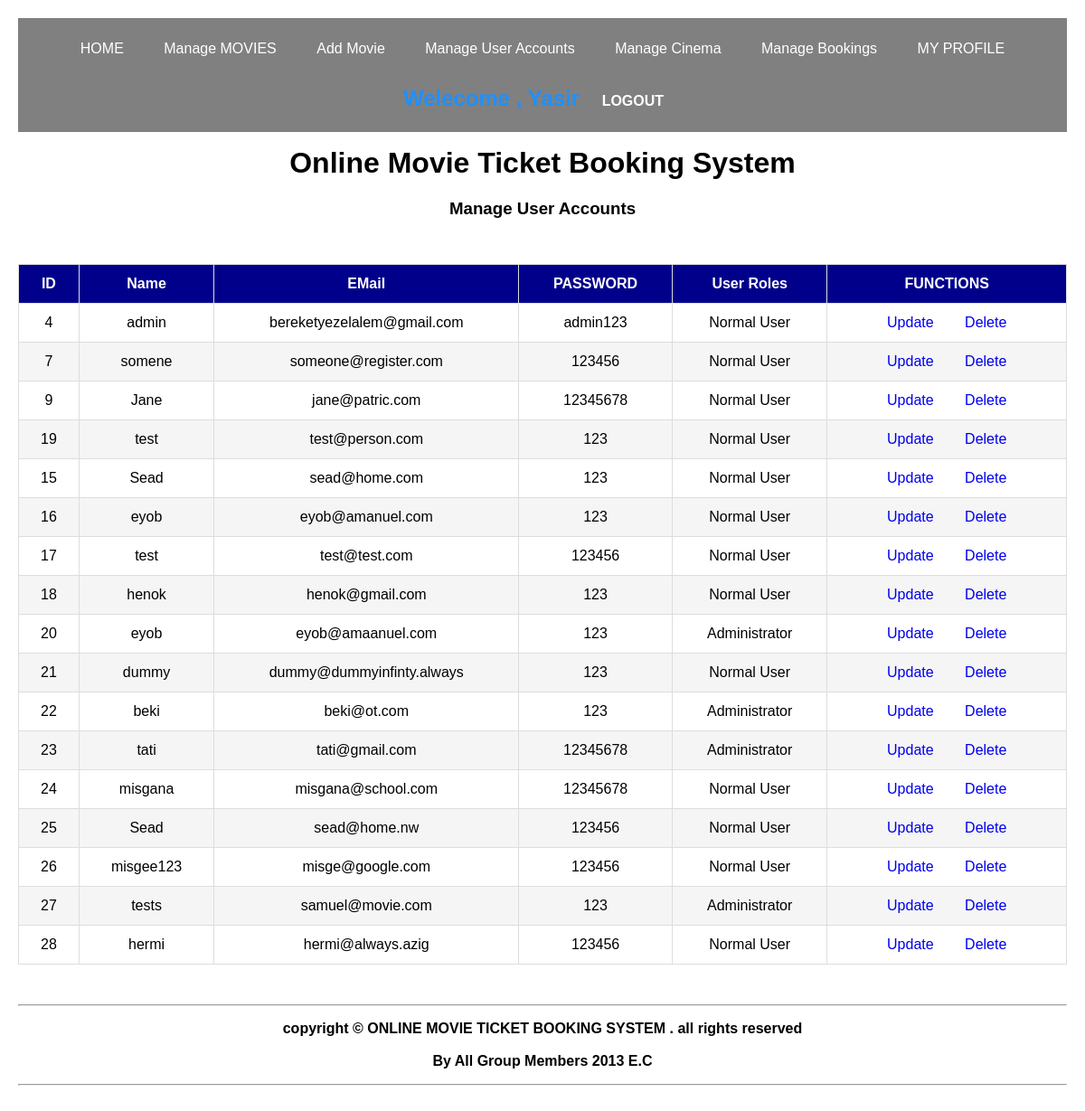
The page /crud (signed in) on the database its author committed.
### tables this page shows
CREATE TABLE IF NOT EXISTS `users` (
  `id` int(11) NOT NULL AUTO_INCREMENT,
  `username` varchar(255) NOT NULL,
  `email` varchar(255) NOT NULL,
  `passwords` varchar(255) NOT NULL,
  `role` int(11) NOT NULL DEFAULT '0',
  PRIMARY KEY (`id`)
);

### crud/index.php (the view, shortened to what this page needs)
<?php
include 'includes/functions.php';
include 'theme/header.php'
?>
<!DOCTYPE html>
<html lang="en">
<head>
    <link rel="stylesheet" type="text/css" href="../styles/datatables.css">
</head>
<body>
    <center>
        <h1>Online Movie Ticket Booking System</h1>
        <h3 style="margin-bottom: 50px;">Manage User Accounts</h3>
    </center>
    <?php
    $query = "SELECT * FROM users";
    ?>
    <table class="datatable">
        <thead>
            <th> ID </th>
            <th> Name </th>
            <th> EMail </th>
            <th> PASSWORD </th>
            <th> User Roles </th>
            <th> FUNCTIONS </th>
        </thead>
        <tbody>
            <?php
            if ($result = $mysqli->query($query)) {
                while ($row = $result->fetch_assoc()) {
                    $id = $row["id"];
                    $username = $row["username"];
                    $email = $row["email"];
                    $password = $row["passwords"];
                    if ($row['role'] == 0) {
                        $role = "Normal User";
                    } else {
                        $role = "Administrator";
                    }
                    if ($row['id'] == $_SESSION['id']) continue;
                    echo '<tr>
                  <td>' . $id . '</td>
                  <td>' . $username . '</td>
                  <td>' . $email . '</td>
                  <td>' . $password . '</td>
                   <td>' . $role . '</td>
                    <td>
                   <a class="fun" href="update.php?id=' . $id . '&role=' . $row['role'] . '"> Update </a>
                    <a class="fun" href="delete.php?id=' . $id . '"> Delete </a>
                    </td>
                  </tr>';
                }
            }
            ?>
        </tbody>
    </table>
    <?php include './theme/footer-scripts.php'; ?>
</body>
</html>

### crud/theme/header.php (shortened to what this page needs)
<?php
$welcome = "Welecome , " . $_SESSION['username'];
?>
<header>
    <div class="navigation">
        <nav>
            <div class="bar">
                <center>
                    <ul>
                        <li> <a href="/movie/movie.php">HOME</a> </li>
                        <li><a href="/movie/crud/movies/movies_list.php">Manage MOVIES</a></li>
                        <li><a href="/movie/crud/movies/addmovie.php">Add Movie</a></li>
                        <li><a href="/movie/crud/index.php">Manage User Accounts</a></li>
                        <li><a href="/movie/crud/cinema/cinema_list.php">Manage Cinema</a></li>
                        <li><a href="/movie/crud/book/booking_list.php">Manage Bookings</a></li>
                        <li><a href="/movie/profile.php">MY PROFILE</a></li>
                        <li><b><?php echo $welcome ?><b></li>
                        <li><a href="/movie/login/logout.php">LOGOUT</a></li>
                    </ul>
                </center>
            </div>
        </nav>
    </div>
</header>

### crud/theme/footer-scripts.php
<footer>
    <center>
        <br><br><hr>
        <p class="copyright">
            copyright &copy; ONLINE MOVIE TICKET BOOKING SYSTEM
            <span id="date"></span>. all rights reserved <br> <br> By All Group Members 2013 E.C
        </p>
        <hr>
    </center>
</footer>

### styles/datatables.css (style rules this page uses)
body { margin: 0px; padding: 20px; font-family: sans-serif; }
* { box-sizing: border-box; }
.datatable { width: 100%; border-collapse: collapse; }
.datatable td,.datatable th { padding: 12px 15px; border: 1px solid #ddd; text-align: center; font-size: 16px; }
.datatable th { background-color: darkblue; color: #fff; }
.datatable tbody tr:nth-child(even) { background-color: #f5f5f5; }
a { margin: 15px; text-decoration: none; }

### crud/theme/header.php (style rules this page uses)
header { margin: 0; }
.bar { font: bold; background: red; }
nav { background: green; }
ul { margin-top: 0; margin-left: 0; padding: 5px; background: gray; }
li { color: white; display: inline-block; text-decoration: none; }
li a { color: white; display: block; padding: 5px; text-decoration: none; }
li b { color: dodgerblue; font-size: x-large; font: bold; }
ul { float: right; }

### rows shown on the page
users: id "4", username "admin", email "bereketyezelalem@gmail.com", passwords "admin123", role "Normal User"
users: id "7", username "somene", email "someone@register.com", passwords "123456", role "Normal User"
users: id "9", username "Jane", email "jane@patric.com", passwords "12345678", role "Normal User"
users: id "19", username "test", email "test@person.com", passwords "123", role "Normal User"
users: id "15", username "Sead", email "sead@home.com", passwords "123", role "Normal User"
users: id "16", username "eyob", email "eyob@amanuel.com", passwords "123", role "Normal User"
users: id "17", username "test", email "test@test.com", passwords "123456", role "Normal User"
users: id "18", username "henok", email "henok@gmail.com", passwords "123", role "Normal User"
users: id "20", username "eyob", email "eyob@amaanuel.com", passwords "123", role "Administrator"
users: id "21", username "dummy", email "dummy@dummyinfinty.always", passwords "123", role "Normal User"
users: id "22", username "beki", email "beki@ot.com", passwords "123", role "Administrator"
users: id "23", username "tati", email "tati@gmail.com", passwords "12345678", role "Administrator"
users: id "24", username "misgana", email "misgana@school.com", passwords "12345678", role "Normal User"
users: id "25", username "Sead", email "sead@home.nw", passwords "123456", role "Normal User"
users: id "26", username "misgee123", email "misge@google.com", passwords "123456", role "Normal User"
users: id "27", username "tests", email "samuel@movie.com", passwords "123", role "Administrator"
users: id "28", username "hermi", email "hermi@always.azig", passwords "123456", role "Normal User"
